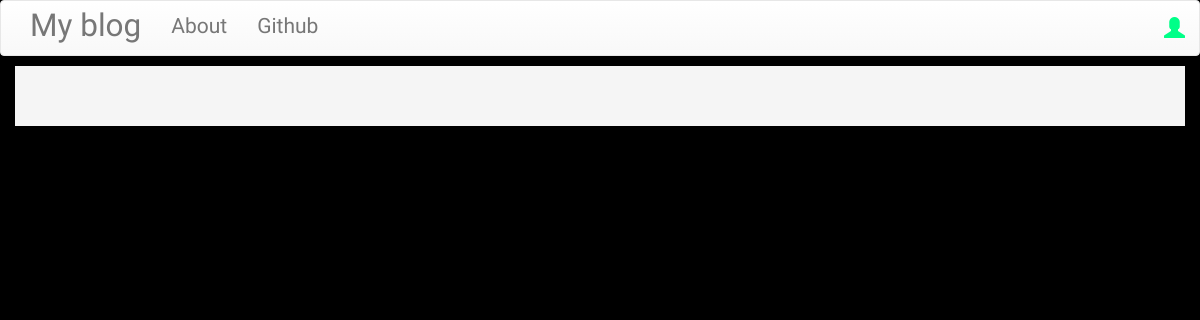
Before: / with the older database file.
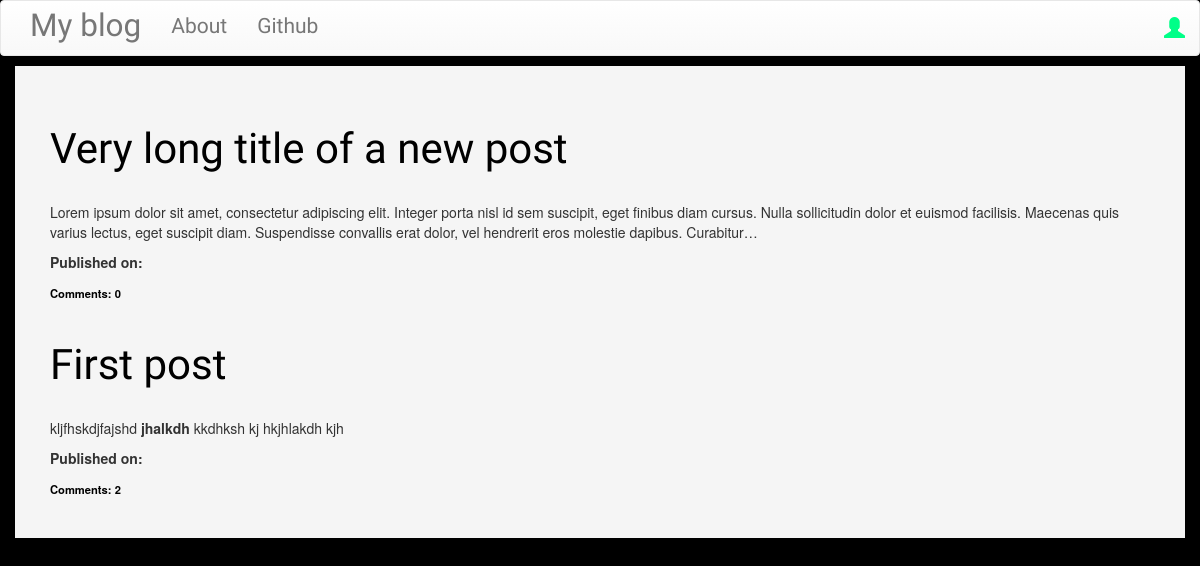
After: the same page with the newer database file.
### blog/models.py (models this page shows, shortened)
class Post(models.Model):
    author = models.ForeignKey('auth.User')
    title = models.CharField(max_length=200)
    text = models.TextField()
    created_date = models.DateTimeField(default=timezone.now)
    published_date = models.DateTimeField(blank=True, null=True)
    def approve_comments(self):
        return self.comments.filter(approved_comment=True)

### blog/views.py (the view)
# urls.py: url(r'^$', views.PostListView.as_view(), name='post_list'),
class PostListView(ListView):
    model = Post
    def get_queryset(self):
        return Post.objects.filter(published_date__lte=timezone.now()).order_by('-published_date')

### blog/templates/blog/post_list.html
{% extends 'blog/base.html' %}
{% block content %}
	<div class = "centerstage">
		{% for post in post_list %}
			<div class = "post">
				<h1 class="posttitle-list"><a href = "{% url 'post_detail' pk=post.pk %}">{{ post.title }}</a></h1>
				<div class = "postcontent-list">{{ post.text|truncatechars:300|safe|linebreaksbr }}</div>
				<div class = "date">
					<p class="published-list">Published on: {{ post.published|date:"D M Y" }}</p>
				</div>
				<a class="comments-list" href = "{% url 'post_detail' pk=post.pk %}">Comments: {{ post.approve_comments.count }}</a>
			</div>
		{% endfor %}
	</div>
{% endblock %}

### blog/templates/blog/base.html (shortened to what this page needs)
<!DOCTYPE html>
{% load staticfiles %}
<html lang = "en">
<head>
	<link rel = "stylesheet" href = "https://maxcdn.bootstrapcdn.com/bootstrap/3.3.7/css/bootstrap.min.css"
>
	<link rel = "stylesheet" href = "https://maxcdn.bootstrapcdn.com/bootstrap/3.3.7/css/bootstrap-theme.min.css"
>
	<link rel = "stylesheet" href = "//cdn.jsdelivr.net/npm/medium-editor@latest/dist/css/medium-editor.min.css"
	      type = "text/css" media = "screen" charset = "utf-8">
	<link rel = "stylesheet" href = "{% static 'css/blog.css' %}">
</head>
<body class="body-content">
<nav class = "navbar navbar-default techfont custom-navbar loader">
	<div class = "container">
		<ul class = "nav navbar-nav">
			<li><a class = "navbar-brand bigbrand" href = "{% url 'post_list' %}">My blog</a></li>
			<li><a href = "{% url 'about' %}">About</a></li>
			<li><a href = "https://www.github.com">Github</a></li>
		</ul>
		<ul class = "nav navbar-nav navbar-right">
			{% if user.is_authenticated %}
				<li>
					<a href = "{% url 'post_new' %}">New Post</a>
				</li>
				<li>
					<a href = "{% url 'post_draft_list' %}">Drafts</a>
				</li>
				<li>
					<a href = "{% url 'logout' %}">Logout</a>
				</li>
				<li>Welcome {{ user.username }}!
				</li>
			{% else %}
				<li><a class = "nav navbar-right" href = "{% url 'login' %}"><span
						class = "glyphicon glyphicon-user"></span></a></li>
			{% endif %}
		</ul>
	</div>
</nav>
<div class = "content container">
	<div class = "row">
		<div class = "col-md-12">
			<div class = "blog_posts">
				{% block content %}
				{% endblock %}
			</div>
		</div>
	</div>
</div>
</body>
</html>

### blog/static/css/blog.css (style rules this page uses)
.techfont { font-family: 'Patua One', sans-serif; font-size: 1.5em; margin-bottom: 10px; color: black; }
.custom-navbar * { color: #00ff88; }
.body-content { background-color: black; }
a:link, a:visited { color: black; text-decoration: none; }
.content { background-color: whitesmoke; padding-bottom: 20px; }
.bigbrand { font-size: 1.5em; }
.centerstage { margin: auto; padding: 20px; }
.posttitle-list { font-family: 'Lobster', sans-serif; font-size: 3em; padding: 20px 0px; }
.comments-list { font-size: 0.8em; font-weight: bold; }
.published-list { font-weight: bold; }
.postcontent-list { font-size: 1em; text-align: left; }
.loader { filter: hue-rotate(0deg); color: linear-gradient(45deg, #0f8, #08f); animation: hue 10000ms infinite linear; }

Changed rows visible on the page:
added Post: title "Very long title of a new post", text "Lorem ipsum dolor sit amet, consectetur adipiscing elit. Integer porta nisl id sem suscipit, eget finibus diam cursus. Nulla sollicitudin dolor et euismod facilisis. Maecenas quis varius lectus, eget suscipit diam. Suspendisse convallis erat dolor, vel hendrerit eros molestie dapibus. Curabitur…", approve_comments.count "0"
added Post: title "First post", text "kljfhskdjfajshd jhalkdh kkdhksh kj hkjhlakdh kjh", approve_comments.count "2"
